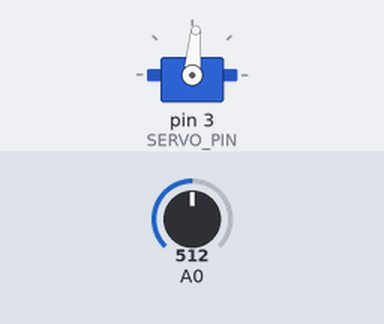
Recording of a sketch running on a simulated Arduino Uno, built with avr-gcc and run on an emulated ATmega328P. Parts: servo. The inputs (shaded band) are chosen by the test bench; at power-on: A0 = 512.

Above: at 1.8 s.
1.9 s: A0 set to 716
At 3.2 s:
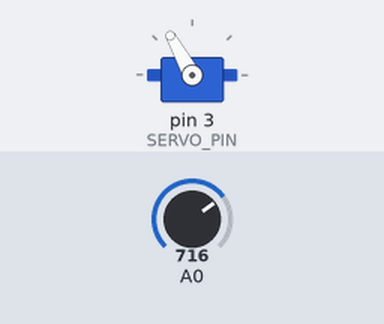
3.5 s: A0 set to 900
At 4.9 s:
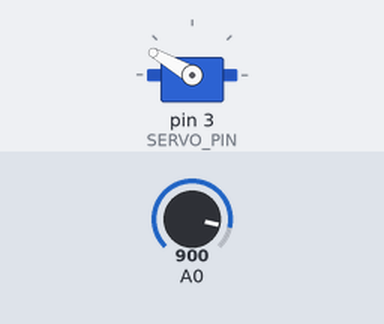
5.5 s: A0 set to 1023
At 6.5 s:
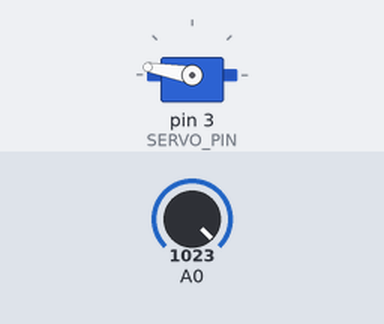
7.5 s: A0 set to 306
At 9.2 s:
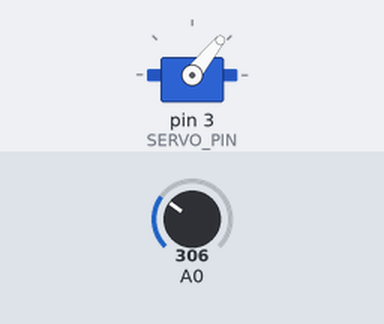
9.5 s: A0 set to 122
At 10.7 s:
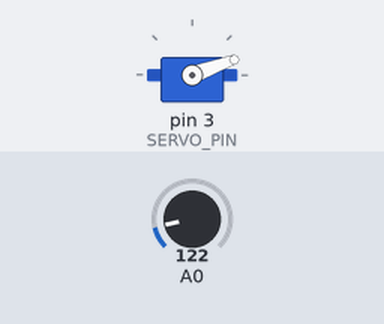
11.5 s: A0 set to 511
At 12.3 s:
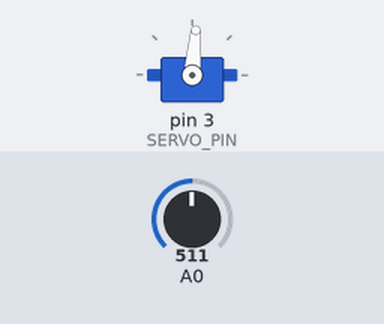
Timing chart, 0 to 14.5 s (numbered marks = the images above; inputs shaded):
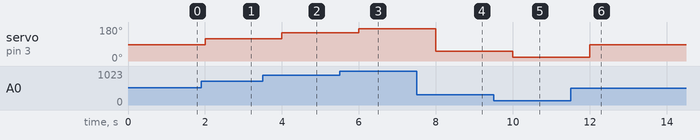

The sketch:

light_sensor.ino
```cpp
#include <Servo.h>

// Declare constants
#define SERVO_PIN 3
#define LIGHT_LOW 0
#define LIGHT_HIGH 670
#define SERVO_LOW 0
#define SERVO_HIGH 180
#define CLASSES_COUNT 100

const unsigned int LIGHT_STEP = (LIGHT_HIGH - LIGHT_LOW)/CLASSES_COUNT;
const unsigned int SERVO_STEP = (SERVO_HIGH - SERVO_LOW)/CLASSES_COUNT;

// Initialize servo
Servo SERVO;

// Initial setup
// Attach servo to arduino pin
void setup() {
  Serial.begin(9600);
  SERVO.attach(SERVO_PIN);
}

// Main program
// Read light intensity every second and move servo accordingly
void loop() {
  unsigned int lightIntensity;
  lightIntensity = analogRead(A0);

  SERVO.write((lightIntensity/LIGHT_STEP) * SERVO_STEP);
  delay(1000);
}
```

Measured:
- after the input at 1.9 s, servo on pin 3 (SERVO_PIN): 85° → 119° after 0.10 s
- after the input at 3.5 s, servo on pin 3 (SERVO_PIN): 119° → 150° after 0.50 s
- after the input at 5.5 s, servo on pin 3 (SERVO_PIN): 150° → 170° after 0.50 s
- after the input at 7.5 s, servo on pin 3 (SERVO_PIN): 170° → 51° after 0.50 s
- after the input at 9.5 s, servo on pin 3 (SERVO_PIN): 51° → 20° after 0.50 s
- after the input at 11.5 s, servo on pin 3 (SERVO_PIN): 20° → 85° after 0.50 s
